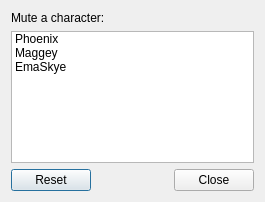
<?xml version="1.0" encoding="UTF-8"?>
<ui version="4.0">
 <class>Form</class>
 <widget class="QDialog" name="Form">
  <property name="windowModality">
   <enum>Qt::WindowModal</enum>
  </property>
  <property name="geometry">
   <rect>
    <x>0</x>
    <y>0</y>
    <width>265</width>
    <height>202</height>
   </rect>
  </property>
  <property name="windowTitle">
   <string>Form</string>
  </property>
  <layout class="QGridLayout" name="gridLayout">
   <item row="1" column="0">
    <widget class="QListWidget" name="mute_list">
     <item>
      <property name="text">
       <string>Phoenix</string>
      </property>
      <property name="checkState">
       <enum>Unchecked</enum>
      </property>
     </item>
     <item>
      <property name="text">
       <string>Maggey</string>
      </property>
      <property name="checkState">
       <enum>Unchecked</enum>
      </property>
     </item>
     <item>
      <property name="text">
       <string>EmaSkye</string>
      </property>
      <property name="checkState">
       <enum>Unchecked</enum>
      </property>
     </item>
    </widget>
   </item>
   <item row="2" column="0">
    <widget class="QDialogButtonBox" name="buttons">
     <property name="standardButtons">
      <set>QDialogButtonBox::Close|QDialogButtonBox::Reset</set>
     </property>
    </widget>
   </item>
   <item row="0" column="0">
    <widget class="QLabel" name="label">
     <property name="text">
      <string>Mute a character:</string>
     </property>
    </widget>
   </item>
  </layout>
 </widget>
 <resources/>
 <connections>
  <connection>
   <sender>buttons</sender>
   <signal>accepted()</signal>
   <receiver>Form</receiver>
   <slot>accept()</slot>
   <hints>
    <hint type="sourcelabel">
     <x>205</x>
     <y>186</y>
    </hint>
    <hint type="destinationlabel">
     <x>206</x>
     <y>200</y>
    </hint>
   </hints>
  </connection>
  <connection>
   <sender>buttons</sender>
   <signal>rejected()</signal>
   <receiver>Form</receiver>
   <slot>reject()</slot>
   <hints>
    <hint type="sourcelabel">
     <x>150</x>
     <y>184</y>
    </hint>
    <hint type="destinationlabel">
     <x>151</x>
     <y>201</y>
    </hint>
   </hints>
  </connection>
 </connections>
</ui>
